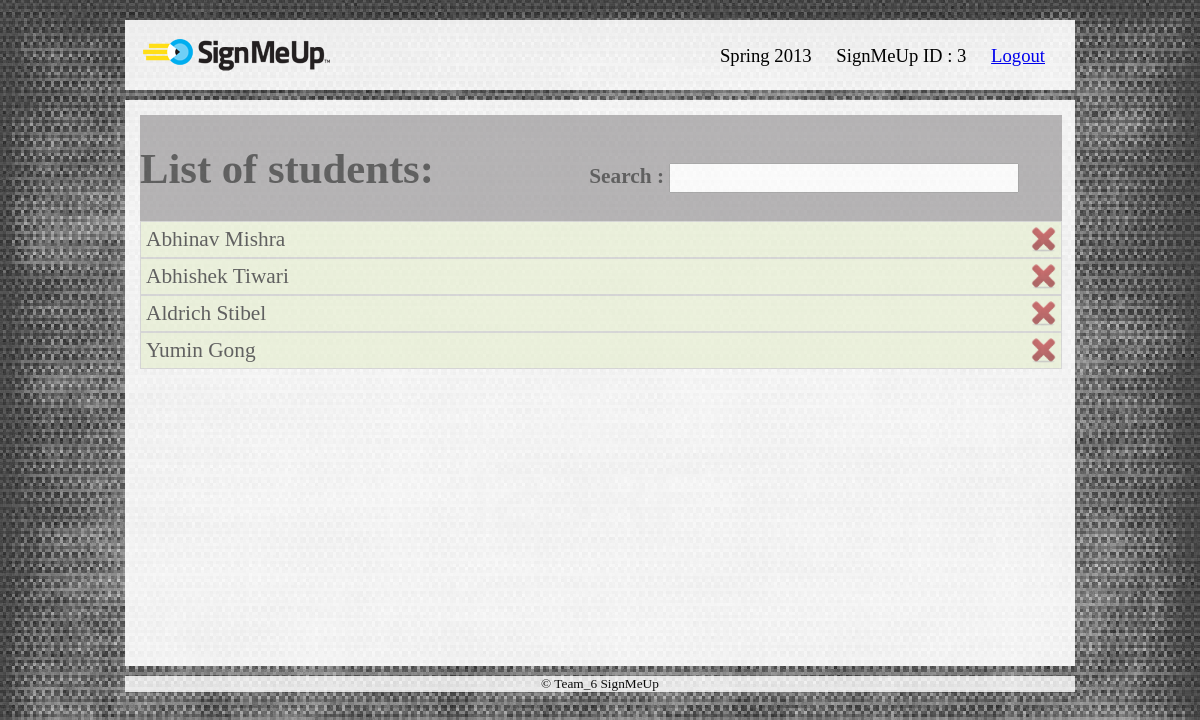
The app's page /admin_students.php (signed in) with its own data.
### tables this page shows
CREATE TABLE IF NOT EXISTS `user_info` (
  `user_id` int(10) NOT NULL AUTO_INCREMENT,
  `user_type` varchar(20) NOT NULL,
  `first_name` varchar(70) NOT NULL,
  `middle_name` varchar(70) DEFAULT NULL,
  `last_name` varchar(70) NOT NULL,
  `user_email` varchar(70) NOT NULL,
  `alternate_email` varchar(70) DEFAULT NULL,
  `address` varchar(100) DEFAULT NULL,
  `phone_no` varchar(15) NOT NULL,
  `password` varchar(70) NOT NULL,
  PRIMARY KEY (`user_id`)
);

### admin_students.php (the view, shortened to what this page needs)
<html>
<head>
<link rel="stylesheet" type="text/css" href="main2.css">
</head>
<body>
<div id="containerNew">
     <div class="header">
        <?php include("header.php"); ?>
    </div>
	 <div class="middleContainer">
		<div class="middle">
		<h1 style="display:inline-block;margin-right:150px;">List of students:</h1>
		<span style="display:inline-block;">
			<form id="live-search" action="" class="styled" method="post">
				<span style="font-weight: bold;">Search :</span>
				<input type="text" class="text-input" id="filter" value="" />
			</form>
		</span>
		<?php
			$sql = "SELECT * FROM user_info WHERE user_type='student'";
			$result = mysql_query($sql);
			if(!$result){
				echo 'Could not run query: ' . mysql_error();
				exit;
			}else{
				while ( $row = mysql_fetch_assoc($result) ){
					echo "<div class='flip'>".$row['first_name']." ".$row['last_name']."";
					echo "<a href='#'><input type='image' id='myimage' style='float:right; height:25px' src='images/delete.png' onclick='deleteMe(".$row['user_id'].")'/></a>";
					echo "</div>";
				}
			}
		?>
	</div>
	</div>
    <div class="footer">
        <center>
            &copy; Team_6 SignMeUp
        </center>
    </div>
</div>
</body>
</html>

### main2.css (style rules this page uses)
body { background-color:grey; font-size: 10pt; min-height: 100%; width : 100%; background:url('images/images1.jpg') repeat; margin: 0; }
#containerNew { position:relative; width:950px; height:100%; margin: 10px auto; }
.header { background:url('images/grey_overlay.png') repeat; padding:10px 15px 15px 15px; color:#000; margin-top: 20px; }
.middleContainer { background:url('images/grey_overlay.png') repeat; width : 100%; min-height : 566px; margin: 10px auto; position : relative; }
.middle, .tabbedPages { background-color:#8C898B; opacity: 0.6; margin: 15px; font-size: 16pt; color:black; width : 97%; position: absolute; }
.footer { background:url('images/grey_overlay.png') repeat; position:relative; padding:0px 15px 0px 15px; color:#000; bottom: 0px; opacity: 0.9; }
form { margin: 0 auto; width : 450px; }
form input[type="text"] { width: 350px; height: 30px; padding: 5px; }

### admin_students.php (style rules this page uses)
.panel,.flip { padding:5px; background-color:#e5eecc; border:solid 1px #c3c3c3; }

### records on screen
user_info: first_name "Abhinav", last_name "Mishra"
user_info: first_name "Abhishek", last_name "Tiwari"
user_info: first_name "Aldrich", last_name "Stibel"
user_info: first_name "Yumin", last_name "Gong"

### other values on screen
CURRENT_SEM "Spring 2013"
$_SESSION['user_id'] "3"
